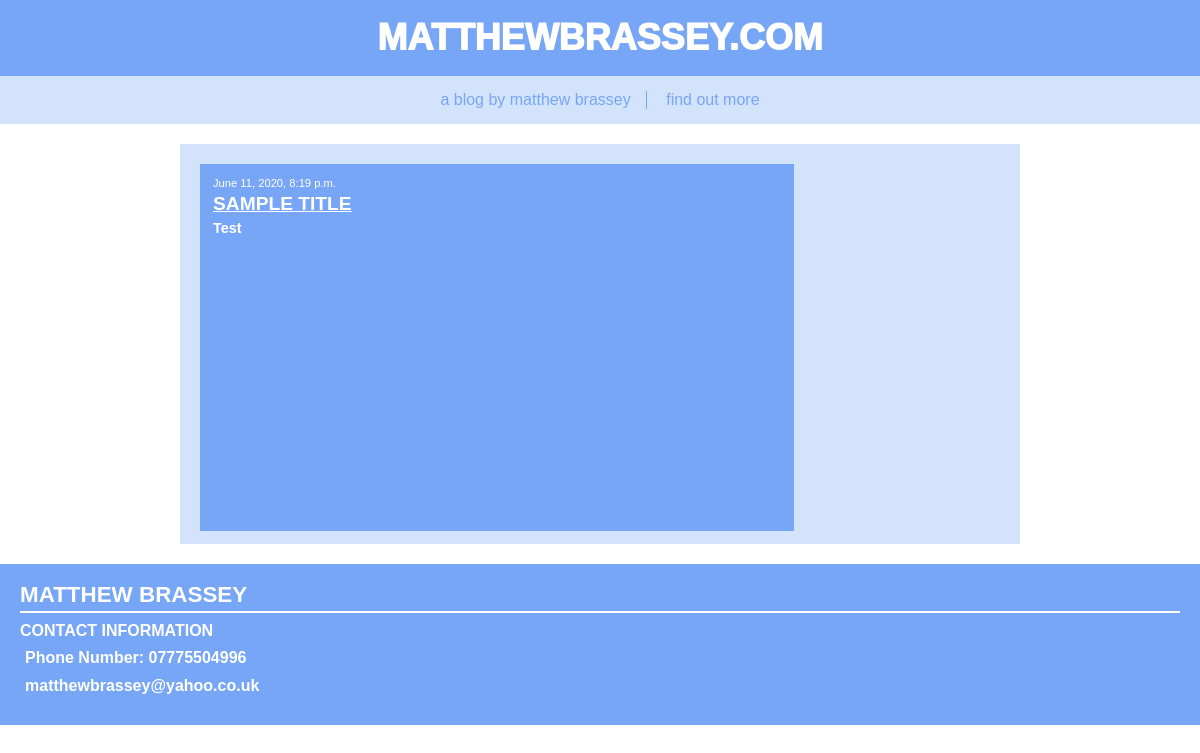
/, run on an earlier commit of the app's database.
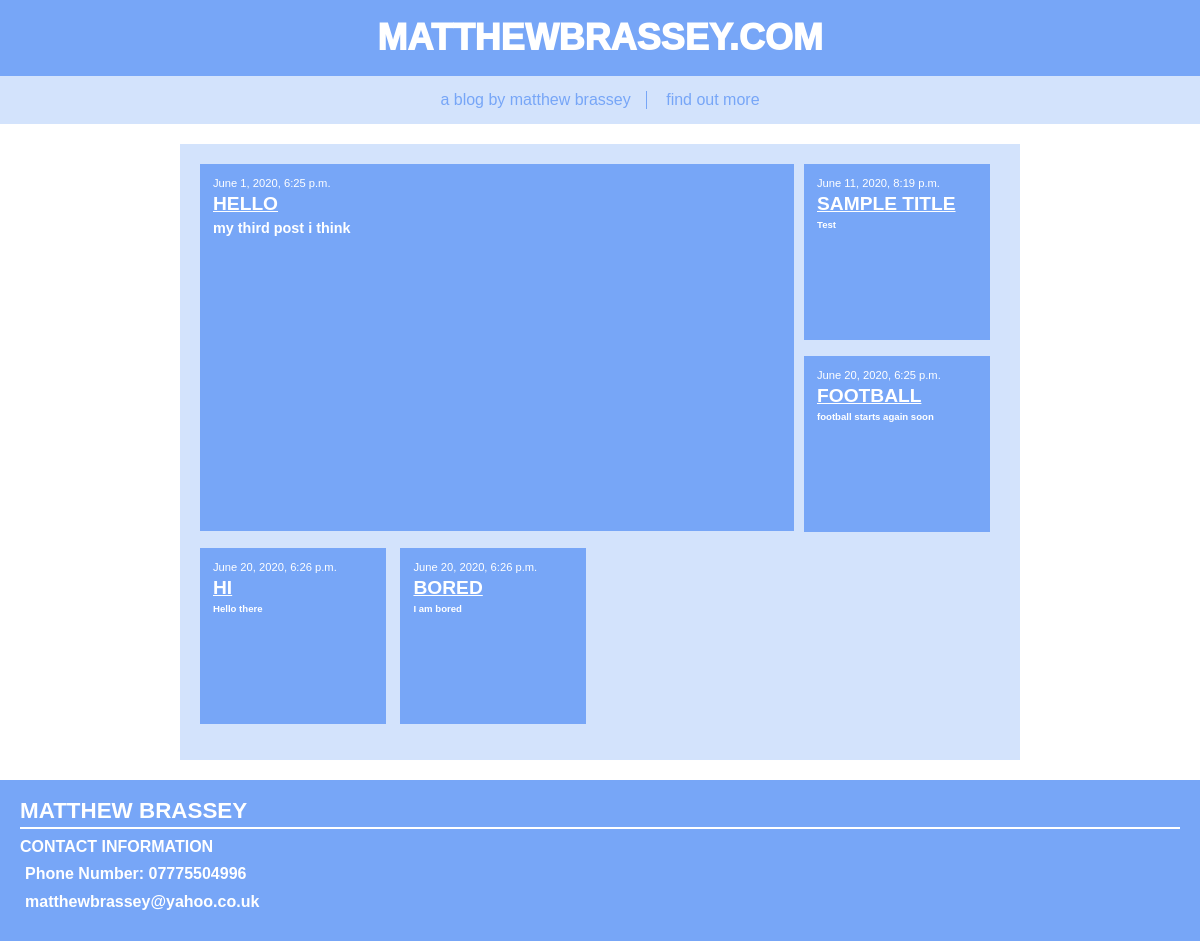
And on a later commit of the database.
### blog/models.py (models this page shows, shortened)
class Post(models.Model):
    author = models.ForeignKey(settings.AUTH_USER_MODEL, on_delete=models.CASCADE)
    title = models.CharField(max_length=200)
    text = models.TextField()
    created_date = models.DateTimeField(default=timezone.now)
    published_date = models.DateTimeField(blank=True, null=True)

### blog/views.py (the view)
# urls.py: path('', views.post_list, name='post_list'),
def post_list(request):
    posts = Post.objects.filter(published_date__lte=timezone.now()).order_by('published_date')
    return render(request, 'blog/post_list.html', {'posts': posts})

### blog/templates/blog/post_list.html
{% extends 'blog/base.html' %}
{% block content %}
{% for post in posts %}
<div class="post">
  <div class="date">
    {{ post.published_date }}
  </div>
  <a href="{% url 'post_detail' pk=post.pk %}"></a>
  <h2>{{ post.title }}</h2>
  <p>{{ post.text|linebreaksbr }}</p>
</div>
{% endfor %}
{% endblock %}

What changed in the data, as far as the page shows it:
added Post: published_date "June 1, 2020, 6:25 p.m.", title "HELLO", text "my third post i think"
now on this page (row edited): Post: published_date "June 20, 2020, 6:25 p.m.", title "FOOTBALL", text "football starts again soon"
now on this page (row edited): Post: published_date "June 20, 2020, 6:26 p.m.", title "HI", text "Hello there"
now on this page (row edited): Post: published_date "June 20, 2020, 6:26 p.m.", title "BORED", text "I am bored"
